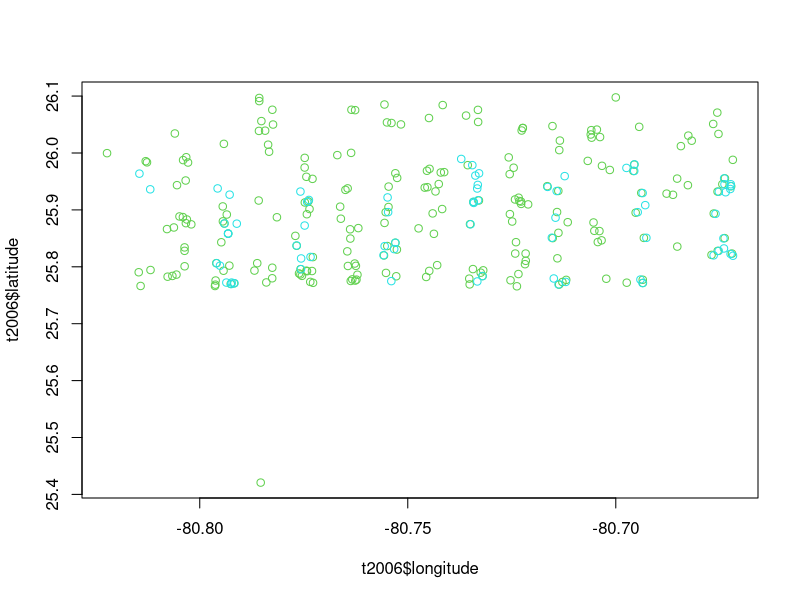
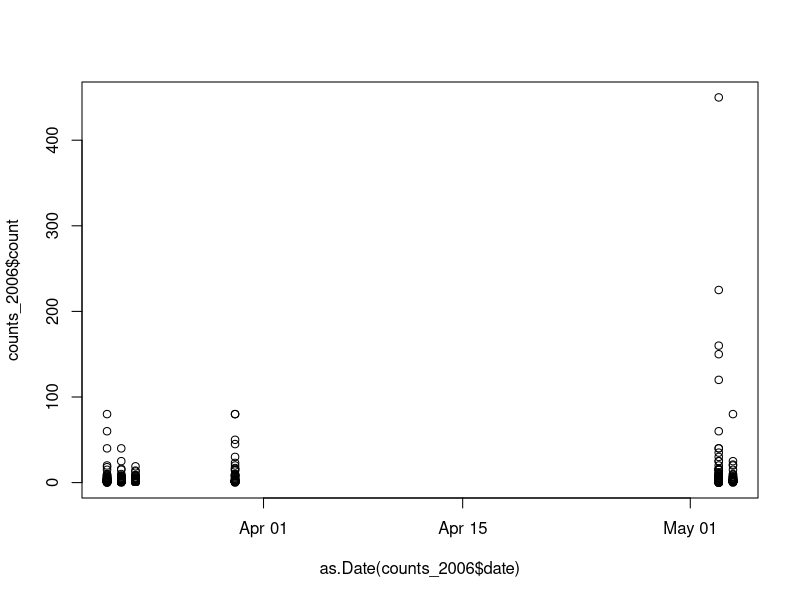

R code for these plots, in order: (Note: this script raises an error after producing the figures.)
## Clean ground survey data and append to datasets

library(tidyr)
library(dplyr)

colonies <- read.csv("SiteandMethods/colonies.csv") %>%     
  dplyr::mutate(group_id = as.numeric(group_id),
                latitude = as.numeric(latitude),
                longitude = as.numeric(longitude))

species <- read.csv("SiteandMethods/species_list.csv")

ground_counts_all <- read.csv("Counts/ground_counts.csv")
transects_all <- read.csv("Counts/ground_transects.csv")

# Define transect boundaries
lat_max = 26.146679
lat_min = 25.761435
long_max = -80.670633
long_min = -80.827668

# Add flag for locations outside transects

ground_counts <- ground_counts_all %>%
                 mutate(standard_survey = 1,
                        longitude = ifelse(longitude>0,-longitude,longitude)) %>%
                 mutate(standard_survey = ifelse(latitude>lat_max,0,standard_survey),
                        standard_survey = ifelse(latitude<lat_min,0,standard_survey),
                        standard_survey = ifelse(longitude>long_max,0,standard_survey),
                        standard_survey = ifelse(longitude<long_min,0,standard_survey),
                        standard_survey = ifelse(date %in% 
                      c("2006-03-21","2006-03-30","2006-03-22","2006-03-23"),0,standard_survey)) %>%
  select("year","date","transect","colony_waypoint","colony","latitude","longitude",
         "species","count","nests","chicks","standard_survey","notes") 

probs = ground_counts %>% filter(standard_survey==0)

transects <- transects_all %>%
  mutate(standard_survey = 1,
         longitude = ifelse(longitude>0,-longitude,longitude)) %>%
  mutate(standard_survey = ifelse(latitude>lat_max,0,standard_survey),
         standard_survey = ifelse(latitude<lat_min,0,standard_survey),
         standard_survey = ifelse(longitude>long_max,0,standard_survey),
         standard_survey = ifelse(longitude<long_min,0,standard_survey),
         standard_survey = ifelse(date %in% 
                  c("2006-03-21","2006-03-30","2006-03-22","2006-03-23"),0,standard_survey)) %>%
  select("year","date","transect","direction","start_time",
         "end_time","complete","field_gps","observer_1",
         "observer_2","start_waypoint","start_latitude","start_longitude",
         "stop_waypoint","stop_latitude","stop_longitude","colony_waypoint",
         "colony","latitude","longitude","standard_survey","notes")

tprobs = transects %>% filter(standard_survey==0)
t2006 = transects %>% filter(year==2006) %>%
        mutate(month=lubridate::month(date))

plot(t2006$longitude,t2006$latitude,col=t2006$month)
counts_2006 = ground_counts %>% filter(year==2006) %>%
  mutate(month=lubridate::month(date))
plot(as.Date(counts_2006$date),counts_2006$count)
sum(counts_2006$count[which(counts_2006$month==3)],na.rm=TRUE)
sum(counts_2006$count[which(counts_2006$month==5)],na.rm=TRUE)

# Corrections
# long -855.83333 should be 11 N
ground_counts[3479:3480,"longitude"] = -80.77167
ground_counts[3479:3480,"standard_survey"] = 1
transects[2355,"longitude"] = -80.77167
transects[2355,"standard_survey"] = 1

# long -855.18333 should be 11 N
ground_counts[3481,"longitude"] = -80.77167
ground_counts[3481,"standard_survey"] = 1
transects[2356,"longitude"] = -80.77167
transects[2356,"standard_survey"] = 1

# I think these high foraging counts were removed
ground_counts[c(2639,2632),"standard_survey"] = 0

write.table(ground_counts, "Counts/ground_counts.csv", 
            row.names = FALSE, col.names = TRUE, na = "", sep = ",", quote = 13)
write.table(transects, "Counts/ground_transects.csv", 
            row.names = FALSE, col.names = TRUE, na = "", sep = ",", quote = 22)
############################# Get raw data #########################################
new_year <- 2025

filepath <- "~/UFL Dropbox/Glenda Yenni/Everglades/2025 Data/Field Data/Clean data/"

transects <- data_raw %>%
  select("year","date","transect","direction","start_time",
         "end_time","complete","field_gps","observer_1",
         "observer_2","start_waypoint","start_latitude","start_longitude",
         "stop_waypoint","stop_latitude","stop_longitude","colony_waypoint",
         "colony","latitude","longitude","standard_survey","notes") %>%
  mutate(across(c("year","start_time","end_time","start_latitude","start_longitude",
                  "stop_latitude","stop_longitude","latitude","longitude"), as.numeric))

ground_counts <- data_raw %>%
  select(-c("direction","start_time",
            "end_time","complete","field_gps","observer_1",
            "observer_2","start_waypoint","start_latitude","start_longitude",
            "stop_waypoint","stop_latitude","stop_longitude")) %>%
  mutate(across(c("year","latitude","longitude","count","nests","chicks"), as.numeric)) %>%
  mutate(species = tolower(species)) %>%
  mutate(species = replace(species, species=="tche","trhe")) %>%
  select("year","date","transect","colony_waypoint","colony","latitude","longitude",
         "species","count","nests","chicks","standard_survey","notes") 

## Check and write data ##
if(!all(ground_counts$colony %in% colonies$colony)| 
   !all(ground_counts$species %in% species$species)|
   !all(lubridate::year(ground_counts$date)==ground_counts$year)) {
  print(unique(ground_counts$colony[which(!(ground_counts$colony %in% colonies$colony))]))
  print(unique(ground_counts$species[which(!(ground_counts$species %in% species$species))]))
  print(unique(ground_counts$year[which(!(lubridate::year(ground_counts$date) == ground_counts$year))]))
}

write.table(ground_counts, "Counts/ground_counts.csv", 
            row.names = FALSE, col.names = FALSE, append=TRUE, na = "", sep = ",", quote = 13)
write.table(transects, "Counts/ground_transects.csv", 
            row.names = FALSE, col.names = FALSE, append=TRUE, na = "", sep = ",", quote = 22)
